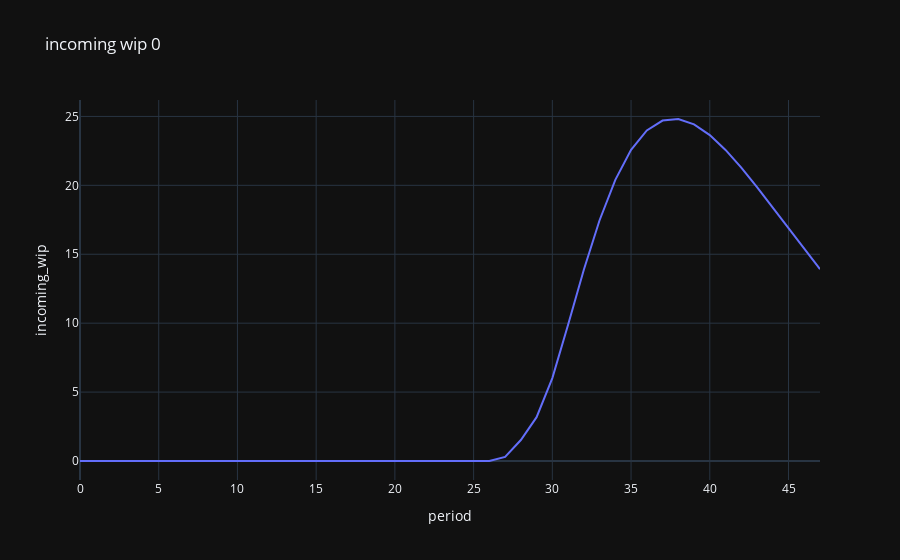
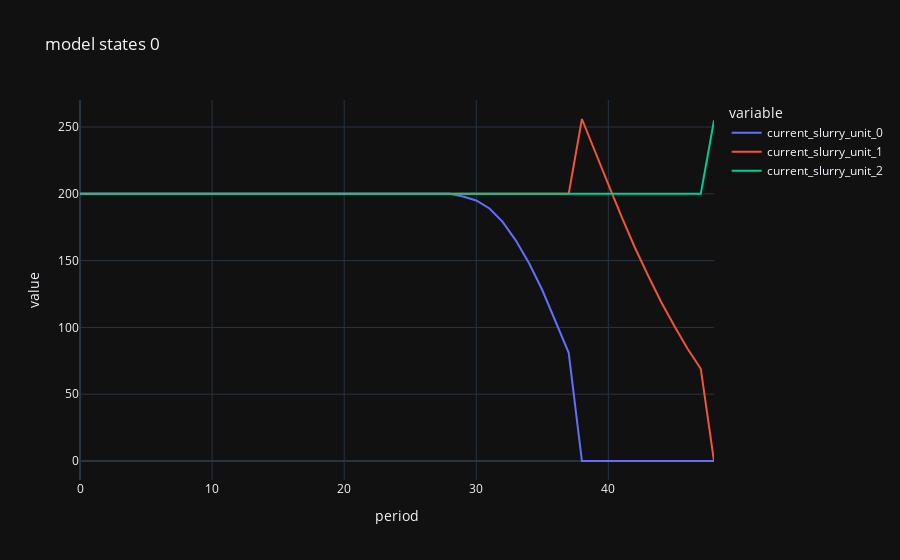
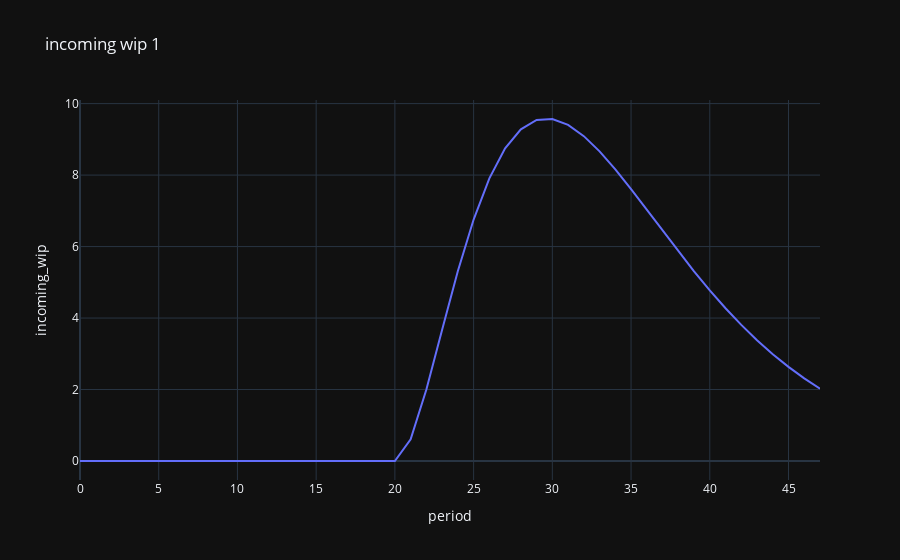
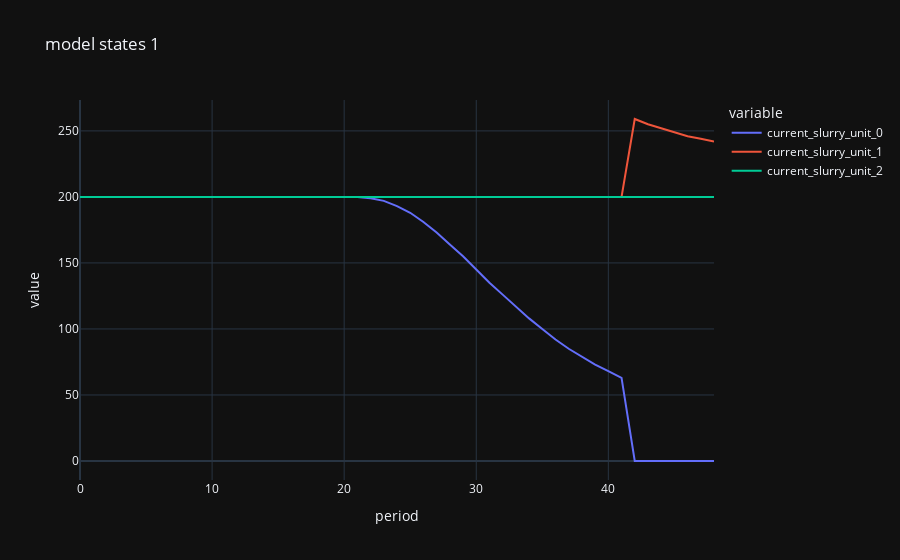

These figures' notebook cell, in order:
### Code cell
from src.scenario.scenario_config import default_scenario_config
from src.incoming_wip.incoming_wip_config import IncomingWipConfig

for i in range(7):
    incoming_wip_config = IncomingWipConfig(
        scenario=default_scenario_config,
        rand_seed=i,
        min_wip_cluster=1,
        max_wip_cluster=4,
        max_wip_magnitude=200,
        wafer_slurry_consumption_kg=3,
    )
    incoming_wip = IncomingWipGenerator(incoming_wip_config).generate()
    dp_model = DpModel(default_dp_model_config)
    dp_model.run(incoming_wip)
    state_df = dp_model.get_best_state_df()

    plot_incoming_wip_df = pd.DataFrame({'incoming_wip': incoming_wip, 'period': range(len(incoming_wip))})
    fig = px.line(plot_incoming_wip_df, x='period', y='incoming_wip', title=f'incoming wip {i}')
    fig.show()
    fig = px.line(data_frame=state_df, x='period', y=[col for col in state_df.columns if 'slurry' in col], title=f'model states {i}')
    fig.show()

### Figure 1 — Plotly figure (JSON) as saved in the notebook; plotly's stock layout.template omitted (floating-point values rounded to 4 significant figures)
{"data": [{"hovertemplate": "period=%{x}<br>incoming_wip=%{y}<extra></extra>", "legendgroup": "", "line": {"color": "#636efa", "dash": "solid"}, "mode": "lines", "name": "", "orientation": "v", "showlegend": false, "type": "scatter", "x": [0, 1, 2, 3, 4, 5, 6, 7, 8, 9, 10, 11, 12, 13, 14, 15, 16, 17, 18, 19, 20, 21, 22, 23, 24, 25, 26, 27, 28, 29, 30, 31, 32, 33, 34, 35, 36, 37, 38, 39, 40, 41, 42, 43, 44, 45, 46, 47], "xaxis": "x", "y": [0.0, 0.0, 0.0, 0.0, 0.0, 0.0, 0.0, 0.0, 0.0, 0.0, 0.0, 0.0, 0.0, 0.0, 0.0, 0.0, 0.0, 0.0, 0.0, 0.0, 0.0, 0.0, 0.0, 0.0, 0.0, 0.0, 0.0, 0.2944, 1.521, 3.181, 6.016, 9.881, 13.87, 17.47, 20.4, 22.57, 23.99, 24.7, 24.81, 24.43, 23.65, 22.57, 21.29, 19.87, 18.38, 16.86, 15.37, 13.92], "yaxis": "y"}], "layout": {"legend": {"tracegroupgap": 0}, "title": {"text": "incoming wip 0"}, "xaxis": {"anchor": "y", "domain": [0.0, 1.0], "title": {"text": "period"}}, "yaxis": {"anchor": "x", "domain": [0.0, 1.0], "title": {"text": "incoming_wip"}}}}

### Figure 2 — Plotly figure (JSON) as saved in the notebook; plotly's stock layout.template omitted (floating-point values rounded to 4 significant figures)
{"data": [{"hovertemplate": "variable=current_slurry_unit_0<br>period=%{x}<br>value=%{y}<extra></extra>", "legendgroup": "current_slurry_unit_0", "line": {"color": "#636efa", "dash": "solid"}, "mode": "lines", "name": "current_slurry_unit_0", "orientation": "v", "showlegend": true, "type": "scatter", "x": [0, 1, 2, 3, 4, 5, 6, 7, 8, 9, 10, 11, 12, 13, 14, 15, 16, 17, 18, 19, 20, 21, 22, 23, 24, 25, 26, 27, 28, 29, 30, 31, 32, 33, 34, 35, 36, 37, 38, 39, 40, 41, 42, 43, 44, 45, 46, 47, 48], "xaxis": "x", "y": [200.0, 200.0, 200.0, 200.0, 200.0, 200.0, 200.0, 200.0, 200.0, 200.0, 200.0, 200.0, 200.0, 200.0, 200.0, 200.0, 200.0, 200.0, 200.0, 200.0, 200.0, 200.0, 200.0, 200.0, 200.0, 200.0, 200.0, 200.0, 200.0, 198.0, 195.0, 189.0, 179.0, 165.0, 148.0, 128.0, 105.0, 81.0, 0.0, 0.0, 0.0, 0.0, 0.0, 0.0, 0.0, 0.0, 0.0, 0.0, 0.0], "yaxis": "y"}, {"hovertemplate": "variable=current_slurry_unit_1<br>period=%{x}<br>value=%{y}<extra></extra>", "legendgroup": "current_slurry_unit_1", "line": {"color": "#EF553B", "dash": "solid"}, "mode": "lines", "name": "current_slurry_unit_1", "orientation": "v", "showlegend": true, "type": "scatter", "x": [0, 1, 2, 3, 4, 5, 6, 7, 8, 9, 10, 11, 12, 13, 14, 15, 16, 17, 18, 19, 20, 21, 22, 23, 24, 25, 26, 27, 28, 29, 30, 31, 32, 33, 34, 35, 36, 37, 38, 39, 40, 41, 42, 43, 44, 45, 46, 47, 48], "xaxis": "x", "y": [200.0, 200.0, 200.0, 200.0, 200.0, 200.0, 200.0, 200.0, 200.0, 200.0, 200.0, 200.0, 200.0, 200.0, 200.0, 200.0, 200.0, 200.0, 200.0, 200.0, 200.0, 200.0, 200.0, 200.0, 200.0, 200.0, 200.0, 200.0, 200.0, 200.0, 200.0, 200.0, 200.0, 200.0, 200.0, 200.0, 200.0, 200.0, 256.0, 231.0, 207.0, 183.0, 160.0, 139.0, 119.0, 101.0, 84.0, 69.0, 0.0], "yaxis": "y"}, {"hovertemplate": "variable=current_slurry_unit_2<br>period=%{x}<br>value=%{y}<extra></extra>", "legendgroup": "current_slurry_unit_2", "line": {"color": "#00cc96", "dash": "solid"}, "mode": "lines", "name": "current_slurry_unit_2", "orientation": "v", "showlegend": true, "type": "scatter", "x": [0, 1, 2, 3, 4, 5, 6, 7, 8, 9, 10, 11, 12, 13, 14, 15, 16, 17, 18, 19, 20, 21, 22, 23, 24, 25, 26, 27, 28, 29, 30, 31, 32, 33, 34, 35, 36, 37, 38, 39, 40, 41, 42, 43, 44, 45, 46, 47, 48], "xaxis": "x", "y": [200.0, 200.0, 200.0, 200.0, 200.0, 200.0, 200.0, 200.0, 200.0, 200.0, 200.0, 200.0, 200.0, 200.0, 200.0, 200.0, 200.0, 200.0, 200.0, 200.0, 200.0, 200.0, 200.0, 200.0, 200.0, 200.0, 200.0, 200.0, 200.0, 200.0, 200.0, 200.0, 200.0, 200.0, 200.0, 200.0, 200.0, 200.0, 200.0, 200.0, 200.0, 200.0, 200.0, 200.0, 200.0, 200.0, 200.0, 200.0, 255.0], "yaxis": "y"}], "layout": {"legend": {"title": {"text": "variable"}, "tracegroupgap": 0}, "title": {"text": "model states 0"}, "xaxis": {"anchor": "y", "domain": [0.0, 1.0], "title": {"text": "period"}}, "yaxis": {"anchor": "x", "domain": [0.0, 1.0], "title": {"text": "value"}}}}

### Figure 3 — Plotly figure (JSON) as saved in the notebook; plotly's stock layout.template omitted (floating-point values rounded to 4 significant figures)
{"data": [{"hovertemplate": "period=%{x}<br>incoming_wip=%{y}<extra></extra>", "legendgroup": "", "line": {"color": "#636efa", "dash": "solid"}, "mode": "lines", "name": "", "orientation": "v", "showlegend": false, "type": "scatter", "x": [0, 1, 2, 3, 4, 5, 6, 7, 8, 9, 10, 11, 12, 13, 14, 15, 16, 17, 18, 19, 20, 21, 22, 23, 24, 25, 26, 27, 28, 29, 30, 31, 32, 33, 34, 35, 36, 37, 38, 39, 40, 41, 42, 43, 44, 45, 46, 47], "xaxis": "x", "y": [0.0, 0.0, 0.0, 0.0, 0.0, 0.0, 0.0, 0.0, 0.0, 0.0, 0.0, 0.0, 0.0, 0.0, 0.0, 0.0, 0.0, 0.0, 0.0, 0.0, 0.0, 0.605, 1.999, 3.673, 5.317, 6.757, 7.909, 8.747, 9.282, 9.543, 9.57, 9.404, 9.09, 8.663, 8.159, 7.606, 7.028, 6.442, 5.865, 5.306, 4.774, 4.274, 3.809, 3.38, 2.989, 2.633, 2.313, 2.025], "yaxis": "y"}], "layout": {"legend": {"tracegroupgap": 0}, "title": {"text": "incoming wip 1"}, "xaxis": {"anchor": "y", "domain": [0.0, 1.0], "title": {"text": "period"}}, "yaxis": {"anchor": "x", "domain": [0.0, 1.0], "title": {"text": "incoming_wip"}}}}

### Figure 4 — Plotly figure (JSON) as saved in the notebook; plotly's stock layout.template omitted (floating-point values rounded to 4 significant figures)
{"data": [{"hovertemplate": "variable=current_slurry_unit_0<br>period=%{x}<br>value=%{y}<extra></extra>", "legendgroup": "current_slurry_unit_0", "line": {"color": "#636efa", "dash": "solid"}, "mode": "lines", "name": "current_slurry_unit_0", "orientation": "v", "showlegend": true, "type": "scatter", "x": [0, 1, 2, 3, 4, 5, 6, 7, 8, 9, 10, 11, 12, 13, 14, 15, 16, 17, 18, 19, 20, 21, 22, 23, 24, 25, 26, 27, 28, 29, 30, 31, 32, 33, 34, 35, 36, 37, 38, 39, 40, 41, 42, 43, 44, 45, 46, 47, 48], "xaxis": "x", "y": [200.0, 200.0, 200.0, 200.0, 200.0, 200.0, 200.0, 200.0, 200.0, 200.0, 200.0, 200.0, 200.0, 200.0, 200.0, 200.0, 200.0, 200.0, 200.0, 200.0, 200.0, 200.0, 199.0, 197.0, 193.0, 188.0, 181.0, 173.0, 164.0, 155.0, 145.0, 135.0, 126.0, 117.0, 108.0, 100.0, 92.0, 85.0, 79.0, 73.0, 68.0, 63.0, 0.0, 0.0, 0.0, 0.0, 0.0, 0.0, 0.0], "yaxis": "y"}, {"hovertemplate": "variable=current_slurry_unit_1<br>period=%{x}<br>value=%{y}<extra></extra>", "legendgroup": "current_slurry_unit_1", "line": {"color": "#EF553B", "dash": "solid"}, "mode": "lines", "name": "current_slurry_unit_1", "orientation": "v", "showlegend": true, "type": "scatter", "x": [0, 1, 2, 3, 4, 5, 6, 7, 8, 9, 10, 11, 12, 13, 14, 15, 16, 17, 18, 19, 20, 21, 22, 23, 24, 25, 26, 27, 28, 29, 30, 31, 32, 33, 34, 35, 36, 37, 38, 39, 40, 41, 42, 43, 44, 45, 46, 47, 48], "xaxis": "x", "y": [200.0, 200.0, 200.0, 200.0, 200.0, 200.0, 200.0, 200.0, 200.0, 200.0, 200.0, 200.0, 200.0, 200.0, 200.0, 200.0, 200.0, 200.0, 200.0, 200.0, 200.0, 200.0, 200.0, 200.0, 200.0, 200.0, 200.0, 200.0, 200.0, 200.0, 200.0, 200.0, 200.0, 200.0, 200.0, 200.0, 200.0, 200.0, 200.0, 200.0, 200.0, 200.0, 259.0, 255.0, 252.0, 249.0, 246.0, 244.0, 242.0], "yaxis": "y"}, {"hovertemplate": "variable=current_slurry_unit_2<br>period=%{x}<br>value=%{y}<extra></extra>", "legendgroup": "current_slurry_unit_2", "line": {"color": "#00cc96", "dash": "solid"}, "mode": "lines", "name": "current_slurry_unit_2", "orientation": "v", "showlegend": true, "type": "scatter", "x": [0, 1, 2, 3, 4, 5, 6, 7, 8, 9, 10, 11, 12, 13, 14, 15, 16, 17, 18, 19, 20, 21, 22, 23, 24, 25, 26, 27, 28, 29, 30, 31, 32, 33, 34, 35, 36, 37, 38, 39, 40, 41, 42, 43, 44, 45, 46, 47, 48], "xaxis": "x", "y": [200.0, 200.0, 200.0, 200.0, 200.0, 200.0, 200.0, 200.0, 200.0, 200.0, 200.0, 200.0, 200.0, 200.0, 200.0, 200.0, 200.0, 200.0, 200.0, 200.0, 200.0, 200.0, 200.0, 200.0, 200.0, 200.0, 200.0, 200.0, 200.0, 200.0, 200.0, 200.0, 200.0, 200.0, 200.0, 200.0, 200.0, 200.0, 200.0, 200.0, 200.0, 200.0, 200.0, 200.0, 200.0, 200.0, 200.0, 200.0, 200.0], "yaxis": "y"}], "layout": {"legend": {"title": {"text": "variable"}, "tracegroupgap": 0}, "title": {"text": "model states 1"}, "xaxis": {"anchor": "y", "domain": [0.0, 1.0], "title": {"text": "period"}}, "yaxis": {"anchor": "x", "domain": [0.0, 1.0], "title": {"text": "value"}}}}
